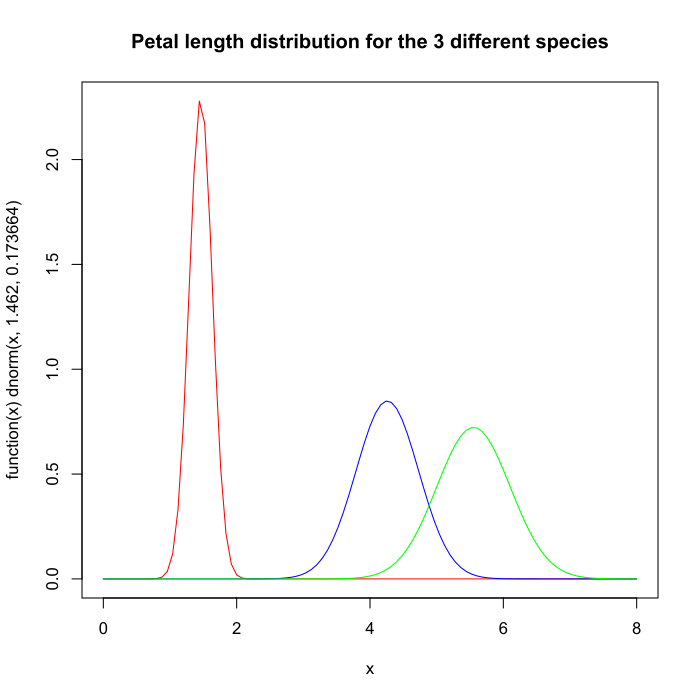

Here is the R script that generated this plot:
> library("e1071")
Loading required package: class
> data(iris)
> classifier<-naiveBayes(iris[,1:4], iris[,5])
> table(predict(classifier, iris[,-5]), iris[,5], dnn=list('predicted','actual'))
            actual
predicted    setosa versicolor virginica
  setosa         50          0         0
  versicolor      0         47         3
  virginica       0          3        47
> classifier$apriori classifier$tables$Petal.Length
Error: unexpected symbol in "classifier$apriori classifier"
> plot(function(x) dnorm(x, 1.462, 0.1736640), 0, 8, col="red", main="Petal length distribution for the 3 different species")
> classifier$tables$Petal.Length
            Petal.Length
iris[, 5]     [,1]      [,2]
  setosa     1.462 0.1736640
  versicolor 4.260 0.4699110
  virginica  5.552 0.5518947
> plot(function(x) dnorm(x, 1.462, 0.1736640), 0, 8, col="red", main="Petal length distribution for the 3 different species")
> curve(dnorm(x, 4.260, 0.4699110), add=TRUE, col="blue")
> curve(dnorm(x, 5.552, 0.5518947 ), add=TRUE, col = "green")
> 
